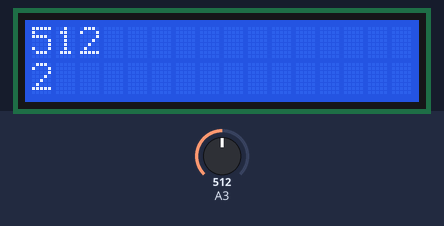
A sketch run on a simulated Arduino Uno, built with avr-gcc and run on an emulated ATmega328P. Shown: 16×2 character LCD. Inputs (shaded band) come from the test bench; at power-on: A3 = 512. What the sketch prints to the serial monitor is not drawn.

Above: at 1.2 s.
1.3 s: A3 set to 716
At 1.6 s:
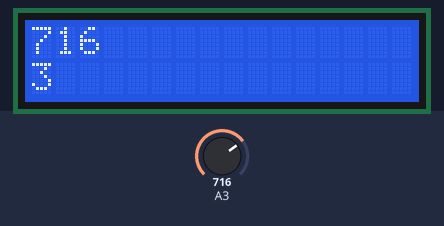
2.8 s: A3 set to 900
At 3.03 s:
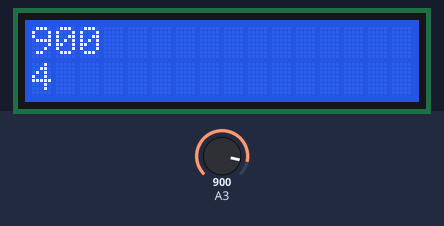
4.3 s: A3 set to 1023
At 4.9 s:
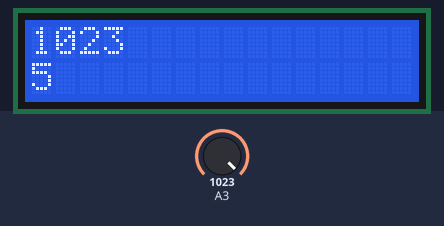
Timing chart, 0 to 7.3 s (numbered marks = the images above; inputs shaded):
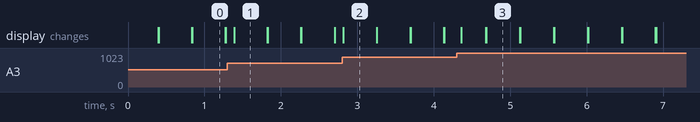

The sketch:

Exercicio02.ino
```cpp
#include <Wire.h>
#include <LiquidCrystal_I2C.h>
int i;
int j=200;
unsigned int sensorAnalogico;
unsigned int pwm;


 LiquidCrystal_I2C lcd(0x27,2,1,0,4,5,6,7,3, POSITIVE);

void setup() {
  Serial.begin(9600);
  lcd.begin (16,2);
  lcd.setBacklight(HIGH);

}

void loop() {
  sensorAnalogico = analogRead(A3);
  lcd.setCursor(0,0);
  Serial.println(sensorAnalogico);

  pwm = map (sensorAnalogico, 0, 1023, 0, 5);


    lcd.setCursor(0,0);
    lcd.print(sensorAnalogico);


     lcd.setCursor(0,1);
    lcd.print(pwm);


 delay(100);
 lcd.clear();


  }
```

Measured:
- after the input at 1.3 s, the display: changes after 0.09 s (image 1)
- after the input at 2.8 s, the display: changes at once (image 2)
- after the input at 4.3 s, the display: changes after 0.06 s (image 3)
- what the display in image 0 shows lasts 0.5 s, from 0.8 s to 1.3 s
